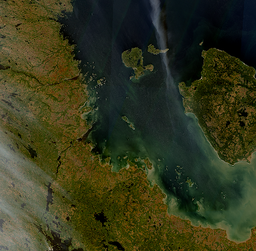
#> input picture media/uploads/image satellitaire.png, 256 x 251 px, shrunk from 385 x 377 before the run
$ python test_fcm_custom.py 'media/uploads/image satellitaire.png'
#> lines starting #> are read from the running program, lines starting #| are printed output that depends on the picture
### segmentation/segmentation_utils.py
import numpy as np
import cv2
from sklearn.cluster import KMeans
from sklearn.metrics import silhouette_score, calinski_harabasz_score
import matplotlib.pyplot as plt
import matplotlib.patches as patches
from matplotlib.colors import ListedColormap
import base64
import io
import logging
from scipy.spatial.distance import cdist
from scipy.stats import zscore

# Get logger for this module
logger = logging.getLogger('segmentation')

class FuzzyCMeans:
    """
    Robust Fuzzy C-Means implementation with predefined centroid support
    """
    def __init__(self, n_clusters, m=2.0, max_iter=100, tol=1e-4, random_state=42):
        self.n_clusters = n_clusters
        self.m = m  # Fuzziness parameter
        self.max_iter = max_iter
        self.tol = tol
        self.random_state = random_state
        self.cluster_centers_ = None
        self.u_ = None  # Membership matrix
        self.labels_ = None

    def _initialize_membership(self, X, initial_centers=None):
        """Initialize membership matrix"""
        n_samples = X.shape[0]

        if initial_centers is not None:
            # Initialize based on provided centers
            distances = cdist(X, initial_centers, metric='euclidean')
            # Avoid division by zero
            distances = np.fmax(distances, np.finfo(np.float64).eps)

            # Calculate membership based on distances
            u = np.zeros((self.n_clusters, n_samples))
            for i in range(self.n_clusters):
                for j in range(self.n_clusters):
                    u[i] += (distances[:, i] / distances[:, j]) ** (2 / (self.m - 1))
                u[i] = 1.0 / u[i]
        else:
            # Random initialization
            np.random.seed(self.random_state)
            u = np.random.rand(self.n_clusters, n_samples)
            u = u / np.sum(u, axis=0)

        return u

    def _update_centers(self, X, u):
        """Update cluster centers"""
        um = u ** self.m
        centers = np.dot(um, X) / np.sum(um, axis=1, keepdims=True)
        return centers

    def _update_membership(self, X, centers):
        """Update membership matrix"""
        distances = cdist(X, centers, metric='euclidean')
        distances = np.fmax(distances, np.finfo(np.float64).eps)

        u = np.zeros((self.n_clusters, X.shape[0]))
        for i in range(self.n_clusters):
            for j in range(self.n_clusters):
                u[i] += (distances[:, i] / distances[:, j]) ** (2 / (self.m - 1))
            u[i] = 1.0 / u[i]

        return u

    def fit(self, X, initial_centers=None):
        """Fit FCM to data"""
        X = np.array(X)
        if len(X.shape) == 1:
            X = X.reshape(-1, 1)

        # Initialize membership matrix
        u = self._initialize_membership(X, initial_centers)

        for iteration in range(self.max_iter):
            # Update centers
            centers = self._update_centers(X, u)

            # Update membership
            u_new = self._update_membership(X, centers)

            # Check convergence
            if np.linalg.norm(u_new - u) < self.tol:
                logger.info(f"FCM converged after {iteration + 1} iterations")
                break

            u = u_new

        self.cluster_centers_ = centers
        self.u_ = u
        self.labels_ = np.argmax(u, axis=0)

        return self

    # [11 lines left out: function predict, not called in this run]

def preprocess_image(image_input):
    """Load and preprocess the image for segmentation

    Args:
        image_input: Can be either a file path (string) or a file-like object (Django UploadedFile)
    """
    if isinstance(image_input, str):
        # Traditional file path
        image = cv2.imread(image_input)
        if image is None:
            error_msg = f"Failed to read image from {image_input}"
            logger.error(error_msg)
            raise ValueError(error_msg)
    else:
        # File-like object (Django UploadedFile)
        import numpy as np
        from PIL import Image

        # Read image from memory
        image_input.seek(0)  # Reset file pointer
        pil_image = Image.open(image_input)

        # Convert PIL image to OpenCV format
        if pil_image.mode == 'RGBA':
            pil_image = pil_image.convert('RGB')
        elif pil_image.mode == 'L':
            pil_image = pil_image.convert('RGB')

        # Convert to numpy array and BGR format (OpenCV standard)
        image = np.array(pil_image)
        image = cv2.cvtColor(image, cv2.COLOR_RGB2BGR)

    # Check if image is grayscale or RGB
    is_grayscale = len(image.shape) == 2 or (len(image.shape) == 3 and image.shape[2] == 1)

    if is_grayscale:
        # Convert to grayscale if it's not already
        if len(image.shape) == 3:
            image = cv2.cvtColor(image, cv2.COLOR_BGR2GRAY)
        original_image = image.copy()
        # Convert to RGB for processing but keep track it was grayscale
        image = cv2.cvtColor(image, cv2.COLOR_GRAY2RGB)
    else:
        # Convert BGR to RGB
        image = cv2.cvtColor(image, cv2.COLOR_BGR2RGB)
        original_image = image.copy()

    # Resize for faster processing if needed
    if max(image.shape[0], image.shape[1]) > 1000:
        scale = 1000 / max(image.shape[0], image.shape[1])
        width = int(image.shape[1] * scale)
        height = int(image.shape[0] * scale)
        image = cv2.resize(image, (width, height))
        original_image = cv2.resize(original_image, (width, height))

    return image, original_image, is_grayscale

# [265 lines left out: functions find_optimal_k_elbow_method, _find_elbow_kneedle, find_optimal_k_silhouette, find_optimal_k_calinski_harabasz, find_optimal_k_gap_statistic, _calculate_wk and 3 more, not called in this run]

def kmeans_segmentation_with_centroids(image, k):
    """Segment image using K-means clustering and return centroids"""
    logger.info(f"Starting K-means segmentation with k={k} clusters")

    # Reshape image to a 2D array of pixels
    h, w, channels = image.shape
    reshaped = image.reshape(h * w, channels)

    # Apply KMeans
    kmeans = KMeans(n_clusters=k, random_state=42, n_init=10)
    labels = kmeans.fit_predict(reshaped)

    # Reshape back to the original image shape
    segmented_image = labels.reshape(h, w)

    # Get cluster centers (centroids)
    centroids = kmeans.cluster_centers_

    # Calculate centroid positions in image coordinates
    centroid_positions = []
    for i in range(k):
        # Find pixels belonging to this cluster
        cluster_pixels = np.where(segmented_image == i)
        if len(cluster_pixels[0]) > 0:
            # Calculate the center of mass for this cluster
            center_y = float(np.mean(cluster_pixels[0]))
            center_x = float(np.mean(cluster_pixels[1]))
            centroid_positions.append((center_x, center_y))
        else:
            centroid_positions.append((float(w//2), float(h//2)))  # Default position

    logger.info(f"K-means segmentation completed with {k} clusters")
    return segmented_image, centroids, centroid_positions

def fcm_segmentation_with_centroids(image, segmented_image, initial_centroids, k):
    """Segment image using robust FCM implementation with predefined centroids"""
    logger.info(f"Starting robust FCM segmentation with k={k} clusters")

    # Reshape image to a 2D array of pixels
    h, w, channels = image.shape
    reshaped = image.reshape(h * w, channels)

    # Initialize FCM with provided centroids
    fcm = FuzzyCMeans(n_clusters=k, m=2.0, max_iter=100, tol=1e-4, random_state=42)

    # Fit FCM with initial centroids from K-means
    fcm.fit(reshaped, initial_centers=initial_centroids)

    # Get cluster membership for each pixel
    cluster_membership = fcm.labels_

    # Reshape back to the original image shape
    fcm_segmented_image = cluster_membership.reshape(h, w)

    # Get the refined centroids
    refined_centroids = fcm.cluster_centers_

    # Calculate FCM centroid positions in image coordinates
    fcm_centroid_positions = []
    for i in range(k):
        # Find pixels belonging to this cluster
        cluster_pixels = np.where(fcm_segmented_image == i)
        if len(cluster_pixels[0]) > 0:
            # Calculate the center of mass for this cluster
            center_y = float(np.mean(cluster_pixels[0]))
            center_x = float(np.mean(cluster_pixels[1]))
            fcm_centroid_positions.append((center_x, center_y))
        else:
            fcm_centroid_positions.append((float(w//2), float(h//2)))  # Default position

    logger.info(f"Robust FCM segmentation completed with {k} clusters")
    logger.info(f"Membership matrix shape: {fcm.u_.shape}")
    logger.info(f"Final centroids shape: {refined_centroids.shape}")

    return fcm_segmented_image, refined_centroids, fcm_centroid_positions

# [50 lines left out: function _simple_fcm_alternative, not called in this run]

def fcm_segmentation_with_custom_centroids(image, custom_centroids, k, m=2.0, max_iter=100):
    """
    Segment image using FCM with user-provided centroids

    Args:
        image: Input image (H, W, C)
        custom_centroids: User-provided centroids in color space (k, C)
        k: Number of clusters
        m: Fuzziness parameter (default 2.0)
        max_iter: Maximum iterations (default 100)

    Returns:
        fcm_segmented_image: Segmented image
        refined_centroids: Final centroids after FCM
        fcm_centroid_positions: Centroid positions in image coordinates
        membership_matrix: Fuzzy membership matrix
    """
    logger.info(f"Starting FCM segmentation with custom centroids, k={k}")

    # Reshape image to a 2D array of pixels
    h, w, channels = image.shape
    reshaped = image.reshape(h * w, channels)

    # Ensure custom centroids are in the right format
    custom_centroids = np.array(custom_centroids)
    if custom_centroids.shape[0] != k:
        raise ValueError(f"Number of custom centroids ({custom_centroids.shape[0]}) must match k ({k})")
    if custom_centroids.shape[1] != channels:
        raise ValueError(f"Centroid dimensions ({custom_centroids.shape[1]}) must match image channels ({channels})")

    # Initialize FCM with custom centroids
    fcm = FuzzyCMeans(n_clusters=k, m=m, max_iter=max_iter, tol=1e-4, random_state=42)

    # Fit FCM with custom centroids
    fcm.fit(reshaped, initial_centers=custom_centroids)

    # Get cluster membership for each pixel
    cluster_membership = fcm.labels_

    # Reshape back to the original image shape
    fcm_segmented_image = cluster_membership.reshape(h, w)

    # Get the refined centroids
    refined_centroids = fcm.cluster_centers_

    # Calculate FCM centroid positions in image coordinates
    fcm_centroid_positions = []
    for i in range(k):
        # Find pixels belonging to this cluster
        cluster_pixels = np.where(fcm_segmented_image == i)
        if len(cluster_pixels[0]) > 0:
            # Calculate the center of mass for this cluster
            center_y = float(np.mean(cluster_pixels[0]))
            center_x = float(np.mean(cluster_pixels[1]))
            fcm_centroid_positions.append((center_x, center_y))
        else:
            fcm_centroid_positions.append((float(w//2), float(h//2)))  # Default position

    logger.info(f"Custom FCM segmentation completed with {k} clusters")
    logger.info(f"Initial centroids: {custom_centroids}")
    logger.info(f"Refined centroids: {refined_centroids}")

    return fcm_segmented_image, refined_centroids, fcm_centroid_positions, fcm.u_

# [439 lines left out: functions generate_color_map, generate_true_color_map, create_true_color_segmented_image, plot_to_base64, visualize_k_analysis, visualize_kmeans_result and 4 more, not called in this run]

# Keep the old function for backward compatibility
def segment_image_with_new_principle(image_path, k):
    """Legacy function - now redirects to auto k detection"""
    return segment_image_with_auto_k(image_path)

### test_fcm_custom.py
#!/usr/bin/env python3
"""
Test script for the new robust FCM implementation with custom centroids
"""

import numpy as np
import matplotlib.pyplot as plt
from segmentation.segmentation_utils import (
    preprocess_image,
    kmeans_segmentation_with_centroids,
    fcm_segmentation_with_centroids,
    fcm_segmentation_with_custom_centroids,
    visualize_fcm_result
)

def test_fcm_with_custom_centroids(image_path, custom_centroids=None):
    """
    Test FCM segmentation with custom centroids
    """
    print("Testing FCM with custom centroids...")

    # Load and preprocess image
    image, original_image, is_grayscale = preprocess_image(image_path)
#> in preprocess_image, image is the input picture: shape (251, 256, 3); mean B, G, R 28.8, 55.2, 52.1
#> is_grayscale = False
    print(f"Image shape: {image.shape}, Grayscale: {is_grayscale}")
#| Image shape: (251, 256, 3), Grayscale: False

    # If no custom centroids provided, use some example ones
    if custom_centroids is None:
        if is_grayscale:
            # For grayscale images, use intensity-based centroids
            custom_centroids = np.array([
                [50, 50, 50],      # Dark region
                [128, 128, 128],   # Medium region
                [200, 200, 200]    # Light region
            ])
            k = 3
        else:
            # For color images, use color-based centroids
            custom_centroids = np.array([
                [255, 0, 0],       # Red
                [0, 255, 0],       # Green
                [0, 0, 255],       # Blue
                [255, 255, 0],     # Yellow
                [128, 128, 128]    # Gray
            ])
            k = 5
    else:
        k = len(custom_centroids)

    print(f"Using {k} custom centroids:")
    for i, centroid in enumerate(custom_centroids):
        print(f"  Centroid {i+1}: {centroid}")

    # First, run K-means for comparison
    print("\nRunning K-means for comparison...")
    kmeans_segmented, kmeans_centroids, kmeans_positions = kmeans_segmentation_with_centroids(image, k)
#> in kmeans_segmentation_with_centroids, `segmented_image = labels.reshape(h, w)`:
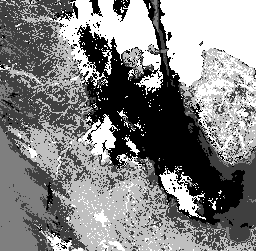
#> segmented_image: shape (251, 256) int32; min 0, max 4, mean 2.07; drawn with min black and max white
#> the loop in kmeans_segmentation_with_centroids, `for i in range(k):` made 5 passes
#> (cluster_pixels, center_y, center_x) on passes 1 to 5: (13117 positions, rows 0 to 250, columns 0 to 255, 121.1, 151.9), (15322 positions, rows 0 to 250, columns 0 to 255, 133.9, 102), (4961 positions, rows 0 to 250, columns 0 to 255, 179.2, 37.21), (15531 positions, rows 0 to 250, columns 0 to 255, 156.1, 123.5), (15325 positions, rows 0 to 250, columns 0 to 255, 70.33, 165.3)
#> after the loop in kmeans_segmentation_with_centroids, `for i in range(k):`: centroid_positions = [(151.9, 121.1), (102, 133.9), (37.21, 179.2), (123.5, 156.1), (165.3, 70.33)]
#> kmeans_centroids = [[29.33, 44.8, 35.1], [84.71, 79.35, 39.5], [112, 110.3, 88.04], [59.53, 57.49, 7.42], [11.75, 19.51, 15.26]]; kmeans_positions has the same summary as centroid_positions in kmeans_segmentation_with_centroids

    # Run FCM with K-means initialization
    print("\nRunning FCM with K-means initialization...")
    fcm_kmeans_segmented, fcm_kmeans_centroids, fcm_kmeans_positions = fcm_segmentation_with_centroids(
        image, kmeans_segmented, kmeans_centroids, k
    )
#> in fit, `self.cluster_centers_ = centers`: self.cluster_centers_ = [[27.9, 41.91, 31.98], [86.54, 79.47, 38.9], [111.7, 110.6, 88.37], [62.07, 59.9, 9.31], [9.83, 17.61, 15.96]]
#> in fcm_segmentation_with_centroids, `fcm_segmented_image = cluster_membership.reshape(h, w)`:
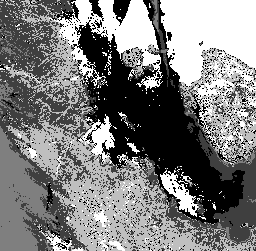
#> fcm_segmented_image: shape (251, 256) int64; min 0, max 4, mean 1.97; drawn with min black and max white
#> in fcm_segmentation_with_centroids, `refined_centroids = fcm.cluster_centers_`: refined_centroids has the same summary as self.cluster_centers_ in fit
#> the loop in fcm_segmentation_with_centroids, `for i in range(k):` made 5 passes
#> (cluster_pixels, center_y, center_x) on passes 1 to 5: (15095 positions, rows 0 to 250, columns 0 to 255, 119.7, 151.1), (14766 positions, rows 0 to 250, columns 0 to 255, 134.2, 102.7), (4921 positions, rows 0 to 250, columns 0 to 255, 179.6, 37.31), (15670 positions, rows 0 to 250, columns 0 to 255, 155.6, 120.8), (13804 positions, rows 0 to 250, columns 0 to 255, 66.75, 167.9)
#> (the rest of the program and of its run is left out)
